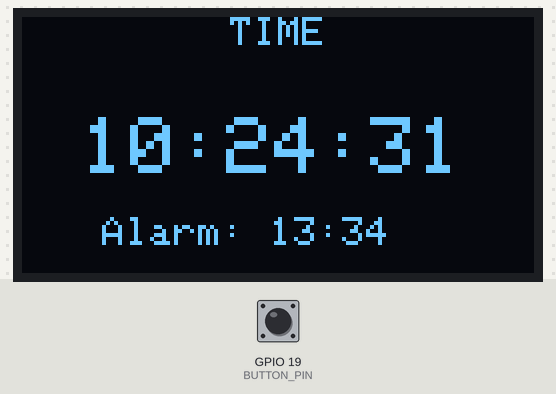
Recording of a program running on a simulated ESP32. Shown: 128×64 one-colour display. The test bench sets the inputs (shaded band); at power-on: GPIO 19 (BUTTON_PIN) HIGH. WiFi joins after 1.5 s; servers stay silent unless stated; the local clock reads 2024-03-15 10:24:30 at power-on unless the program sets it; what the program prints to the serial monitor is not drawn.

Above: at 1.6 s.
At 5.6 s:
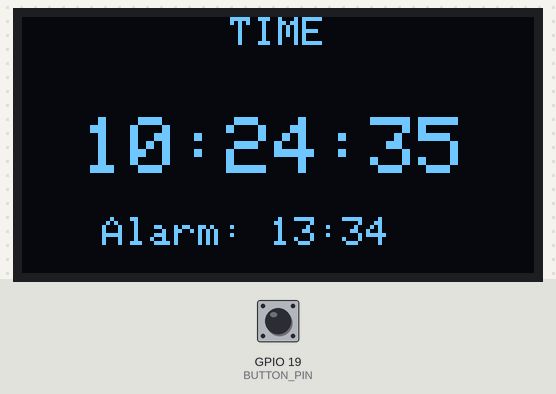
At 10.6 s:
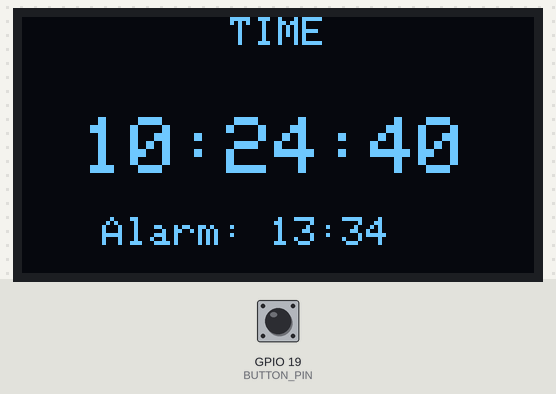
At 19.6 s:
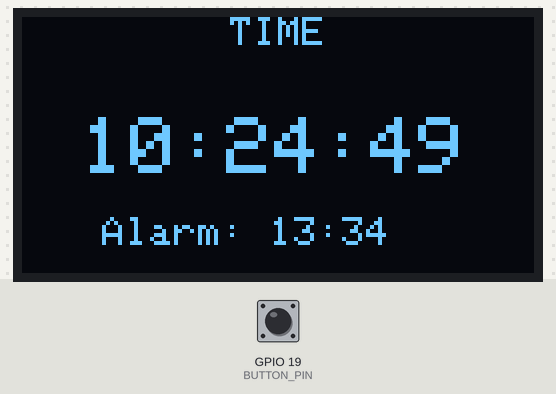
At 28.6 s:
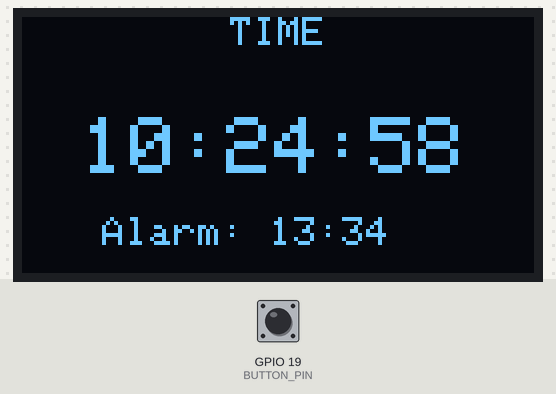
At 38.6 s:
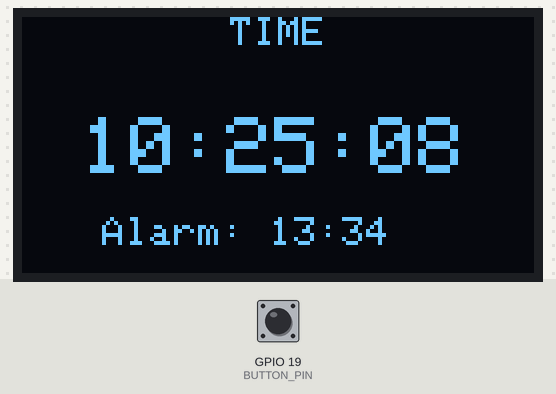

Measured:
- what the display in image 0 shows lasts 1.0 s, from 1.6 s to 2.6 s

The program:

main.cpp
```cpp
#include <Arduino.h>
#include <Wire.h>
#include <Adafruit_GFX.h>
#include <Adafruit_SSD1306.h>
#include <WiFi.h>
#include <time.h>

#define SCREEN_WIDTH    128
#define SCREEN_HEIGHT   64
#define OLED_RESET      -1
#define SDA_PIN         21
#define SCK_PIN         22

#define BUZZER_PIN 18
#define BUTTON_PIN 19
#define BUZZER_CHANNEL 0

Adafruit_SSD1306 display(SCREEN_WIDTH,SCREEN_HEIGHT, &Wire ,OLED_RESET);

const char* ssid = "Mple";
const char* password = "1234567896";

const char* ntpServer ="pool.ntp.org";
const long gmtOffset_sec= 7200; //2 wres *3600sec
const int daylightOffset_sec = 3600;

//alarm settings
int alarmHour=13; //wra poy tha xtypaei (24hr)
int alarmMinute=34;
bool isAlarmActive = false; //an einai anoixto twra
bool alarmAcknowledged = false; //an pathsa na stamathsei

unsigned long lastScreenUpdate = 0; //extra gia roloi

void setup() {
    Serial.begin(115200);

    pinMode(BUTTON_PIN, INPUT_PULLUP); // low otan patietai

    ledcSetup(BUZZER_CHANNEL, 1000, 8); // Κανάλι 0, Συχνότητα 1000Hz, Ανάλυση 8-bit
    ledcAttachPin(BUZZER_PIN, BUZZER_CHANNEL);

    Wire.begin(SDA_PIN, SCK_PIN);
    Wire.setClock(100000); // xamhlh taxuthta na mhn exei paremboles

    if(!display.begin(SSD1306_SWITCHCAPVCC, 0x3C)) {
        Serial.println("Η οθόνη δεν βρέθηκε!");
        for(;;);
    }

    display.clearDisplay();
    display.setTextSize(1);
    display.setTextColor(SSD1306_WHITE);
    display.setCursor(0, 20);
    display.print("Connecting WiFi...");
    display.display();

    // wifi settings gia stathero reuma
    WiFi.mode(WIFI_STA);
    WiFi.setSleep(false);
    WiFi.begin(ssid, password);

    while (WiFi.status() != WL_CONNECTED) {
        delay(500);
        Serial.print(".");
    }

  //sygxronismos wras
  configTime(gmtOffset_sec, daylightOffset_sec, ntpServer);
}

void loop(){
    struct tm timeinfo;
    if(!getLocalTime(&timeinfo)){
      return; //an den exei parei thn wra akoma, perimenei
    }
    if (timeinfo.tm_hour == alarmHour && timeinfo.tm_min == alarmMinute) {
        if (!alarmAcknowledged) {
        isAlarmActive = true; //xtypaei
        }
    } else {
        alarmAcknowledged = false; //an perase to lepto, epanaferw gia thn epomenh mera
    }
    if (digitalRead(BUTTON_PIN) == LOW) {
        if (isAlarmActive) {
            isAlarmActive = false;
            alarmAcknowledged = true; // stamataei, den ksanaxtypaei sto idio lepto
            ledcWriteTone(BUZZER_CHANNEL, 0);       // stamataei hxo
        }
    }

    if (isAlarmActive) {
        if (millis() % 1000 < 500) {
            ledcWriteTone(BUZZER_CHANNEL, 1000); // 1000Hz Ήχος (αντί για tone)
        } else {
            ledcWriteTone(BUZZER_CHANNEL, 0);    // Σιωπή
        }
    } else {
        ledcWriteTone(BUZZER_CHANNEL, 0); // Σιγουριά ότι το buzzer είναι κλειστό
    }

    if (millis() - lastScreenUpdate >= 1000) {
        lastScreenUpdate = millis();


        display.clearDisplay();

        display.setTextSize(1);
        display.setCursor(52,0);
        display.print("TIME");

        display.setTextSize(2);
        display.setCursor(15, 25);
        display.printf("%02d:%02d:%02d", timeinfo.tm_hour, timeinfo.tm_min, timeinfo.tm_sec);

        display.setTextSize(1);
        display.setCursor(20, 50);
        display.printf("Alarm: %02d:%02d", alarmHour, alarmMinute);

        display.display();

    }
}
```
